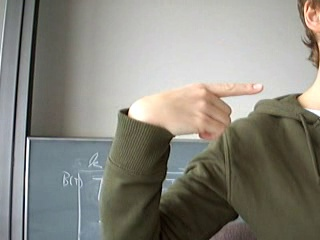
#> input picture Project/user_3/G4.jpg, 320 x 240 px
$ jupyter execute --allow-errors image_classifier.ipynb   (shell and % lines are left out)   (Python 2 division)
#> lines starting #> are read from the running program, lines starting #| are printed output that depends on the picture
# Sign Language Recognition and Translation

## NLP-BhaskarjyotiDas Class of 2018

### 01FB15ECS285 - Shreyas Miraj
### 01FB15ECS290 - Siddharth Ganesan

### Library imports

[cell 1]
from skimage import data, io, filters
from skimage.transform import rescale
from skimage.color import rgb2gray
from skimage.feature import hog
from skimage.transform import resize

import pickle
import numpy as np
import pandas as pd
import itertools

import glob
import random
import csv
from os import listdir
from os.path import isfile, join

from sklearn.ensemble import  RandomForestClassifier

from sklearn.preprocessing import LabelEncoder
from sklearn.svm import LinearSVC
from sklearn.naive_bayes import MultinomialNB,GaussianNB
from sklearn.linear_model import LogisticRegression
from sklearn.svm import SVC

import json
import time
import gzip

### Image Processing and classification

[cell 2]
#given a list of filenames return s a dictionary of images
# [5 lines left out: function getfiles, not called in this run]

#return hog of a particular image vector
def convertToGrayToHOG(imgVector):
    rgbImage = rgb2gray(imgVector)
    return hog(rgbImage)

#takes returns cropped image
def crop(img,x1,x2,y1,y2):
    crp=img[y1:y2,x1:x2]
    crp=resize(crp,((128,128)))#resize
    return crp

#save classifier
def dumpclassifier(filename,model):
    with open(filename, 'wb') as fid:
        pickle.dump(model, fid)

#load classifier
# [5 lines left out: function loadClassifier, not called in this run]

[cell 3]
"""
This function randomly generates bounding boxes
Return: hog vector of those cropped bounding boxes along with label
Label : 1 if hand ,0 otherwise
"""
# [33 lines left out: function buildhandnothand_lis, not called in this run]

[cell 4]
#returns imageset and bounding box for a list of users
def train_binary(train_list, data_directory):
    frame = pd.DataFrame()
    list_ = []
    for user in train_list:
        list_.append(pd.read_csv(data_directory+user+'/'+user+'_loc.csv',index_col=None,header=0))
    frame = pd.concat(list_)
    frame['side']=frame['bottom_right_x']-frame['top_left_x']
    frame['hand']=1

    imageset = getfiles(frame.image.unique())

    #returns actual images and dataframe
    return imageset,frame

[cell 5]
#loads data for binary classification (hand/not-hand)
def load_binary_data(user_list, data_directory):
    data1,df  =train_binary(user_list, data_directory) # data 1 - actual images , df is actual bounding box

    # third return, i.e., z is a list of hog vecs, labels
    z = buildhandnothand_lis(df,data1)
    return data1,df,z[0],z[1]

[cell 6]
#loads data for multiclass
# [15 lines left out: function get_data, not called in this run]

[cell 7]
#utility funtcion to compute area of overlap
# [17 lines left out: function overlapping_area, not called in this run]

[cell 8]
"""
Does hard negative mining and returns list of hog vectos , label list and no_of_false_positives after sliding
"""
# [27 lines left out: function do_hardNegativeMining, not called in this run]

[cell 9]
"""
Modifying to cache image values before hand so as to not redo that again and again

"""
# [19 lines left out: function cacheSteps, not called in this run]

[cell 10]
# [31 lines left out: function improve_Classifier_using_HNM, not called in this run]

[cell 11]
# Malisiewicz et al.
# [56 lines left out: function non_max_suppression_fast, not called in this run]

[cell 12]
# Returns the tuple with the highest prediction probability of hand
def image_pyramid_step(model, img, scale=1.0):
    max_confidence_seen = -1
    rescaled_img = rescale(img, scale)
    detected_box = []
    side = 128
    x_border = rescaled_img.shape[1]
    y_border = rescaled_img.shape[0]

    for x in range(0,x_border-side,32):
        for y in range(0,y_border-side,24):
            cropped_img = crop(rescaled_img,x,x+side,y,y+side)
            hogvector = convertToGrayToHOG(cropped_img)

            confidence = model.predict_proba([hogvector])

            if confidence[0][1] > max_confidence_seen:
                detected_box = [x, y, confidence[0][1], scale]
                max_confidence_seen = confidence[0][1]

    return detected_box

[cell 13]
"""
=================================================================================================================================
"""

class GestureRecognizer(object):
    """class to perform gesture recognition"""

    def __init__(self, data_director='./'):
        """
            data_directory : path like /home/sanket/mlproj/dataset/
            includes the dataset folder with '/'
            Initialize all your variables here
        """
        self.data_directory = data_director
        self.handDetector = None
        self.signDetector = None
        self.label_encoder = LabelEncoder().fit(['A', 'B', 'C', 'D', 'E', 'F', 'G', 'H', 'I', 'K', 'L', 'M', 'N',
       'O', 'P', 'Q', 'R', 'S', 'T', 'U', 'V', 'W', 'X', 'Y'])

    def train(self, train_list):
        """
            train_list : list of users to use for training
            eg ["user_1", "user_2", "user_3"]
            The train function should train all your classifiers
            both binary and multiclass on the given list of users
        """
        print "Train starts"
        # Load data for the binary (hand/not hand) classification task
        imageset, boundbox, hog_list, label_list = load_binary_data(train_list, self.data_directory)

        print "Imageset, boundbox, hog_list,label_list Loaded!"

        # Load data for the multiclass classification task
        X_mul,Y_mul = get_data(train_list, imageset, self.data_directory)

        print "Multiclass data loaded"


        Y_mul = self.label_encoder.fit_transform(Y_mul)

        if self.handDetector == None:
            # Build binary classifier for hand-nothand classification
            self.handDetector = improve_Classifier_using_HNM(hog_list, label_list, boundbox, imageset, threshold=40, max_iterations=35)

        print "handDetector trained "

        # Multiclass classification part to classify the various signs/hand gestures CHECK. TODO.

        if self.signDetector == None:
            svcmodel = SVC(kernel='linear', C=0.9, probability=True)
            self.signDetector = svcmodel.fit(X_mul, Y_mul)


        print "sign Detector trained "

        # dumpclassifier('handDetector.pkl', self.handDetector)

        # dumpclassifier('signDetector.pkl', self.signDetector)

        # dumpclassifier('label_encoder.pkl', self.label_encoder)


    def recognize_gesture(self, image):
        """
            image : a 320x240 pixel RGB image in the form of a numpy array

            This function should locate the hand and classify the gesture.
            returns : (position, label)

            position : a tuple of (x1,y1,x2,y2) coordinates of bounding box
                x1,y1 is top left corner, x2,y2 is bottom right

            label : a single character. eg 'A' or 'B'
        """
        # print "In recognize_gesture"
        scales = [   1.25,
                 1.015625,
                 0.78125,
                 0.546875,
                 1.5625,
                 1.328125,
                 1.09375,
                 0.859375,
                 0.625,
                 1.40625,
                 1.171875,
                 0.9375,
                 0.703125,
                 1.71875,
                 1.484375
            ]

        detectedBoxes = [] ## [x,y,conf,scale]
        for sc in scales:
            detectedBoxes.append(image_pyramid_step(self.handDetector,image,scale=sc))

        side = [0 for i in xrange(len(scales))]
        for i in xrange(len(scales)):
            side[i]= 128/scales[i]

        for i in xrange(len(detectedBoxes)):
            detectedBoxes[i][0]=detectedBoxes[i][0]/scales[i] #x
            detectedBoxes[i][1]=detectedBoxes[i][1]/scales[i] #y

        nms_lis = [] #[x1,x2,y1,y2]
        for i in xrange(len(detectedBoxes)):
            nms_lis.append([detectedBoxes[i][0],detectedBoxes[i][1],
                            detectedBoxes[i][0]+side[i],detectedBoxes[i][1]+side[i],detectedBoxes[i][2]])
        nms_lis = np.array(nms_lis)

        res = non_max_suppression_fast(nms_lis,0.4)

        output_det = res[0]
        x_top = output_det[0]
        y_top = output_det[1]
        side = output_det[2]-output_det[0]
        position = [x_top, y_top, x_top+side, y_top+side]

        croppedImage = crop(image, x_top, x_top+side, y_top, y_top+side)
        hogvec = convertToGrayToHOG(croppedImage)

        prediction = self.signDetector.predict_proba([hogvec])[0]

        zi = zip(self.signDetector.classes_, prediction)
        zi.sort(key = lambda x:x[1],reverse = True)

        # To return the top 5 predictions
        final_prediction = []
        for i in range(5):
            final_prediction.append(self.label_encoder.inverse_transform(zi[i][0]))
        # print position,final_prediction

        return position,final_prediction

    # [12 lines left out: function save_model, not called in this run]
        # We are using gzip to compress the file
        # If you feel compression is not needed, kindly take lite

    @staticmethod       # similar to static method in Java
    def load_model(**params):
        """
            Returns a saved instance of GestureRecognizer.

            load your trained GestureRecognizer from disk with provided params
            Read - http://stackoverflow.com/questions/36901/what-does-double-star-and-star-do-for-parameters
        """

        file_name = params['name']
        return pickle.load(gzip.open(file_name, 'rb'))

[cell 14]
# userlist represents the dataset being read
userlist=['user_3','user_4','user_5','user_6','user_7','user_9','user_10']

[cell 15]
#DO NOT RUN THIS IF THE MODEL IS SAVED ALREADY
#Training out the model

gs = GestureRecognizer('/home/thepilot/Documents/PES/CSE_VI/NLP/NaturalLanguageProcessing/Project/01FB15ECS285_01FB15ECS290/dataset/')
user_tr = userlist[:1]
user_te = userlist[-1:]
#> (the rest of this cell did not finish here and is left out)

#> (a cell that did not finish here is left out)

[cell 17]
test_image = io.imread('user_3/G4.jpg')
#> test_image is the input picture: shape (240, 320, 3); mean R, G, B 136, 134.5, 125.8
#> the loop in recognize_gesture, `for sc in scales:` made 1 pass
#> pass 1, in image_pyramid_step, `rescaled_img = rescale(img, scale)`:
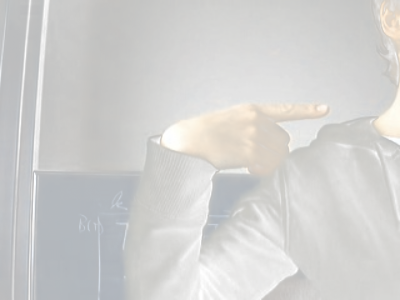
#> rescaled_img: shape (300, 400, 4) float64; mean R, G, B, A 0.533, 0.53, 0.515, 0.498; transparent parts drawn white
#> pass 1, in crop, `crp=img[y1:y2,x1:x2]`:
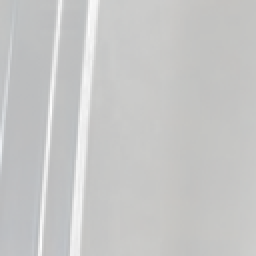
#> crp: shape (128, 128, 4) float64 (shown 2 times larger); mean R, G, B, A 0.465, 0.466, 0.46, 0.451; transparent parts drawn white
#> pass 1, in convertToGrayToHOG, `rgbImage = rgb2gray(imgVector)`:
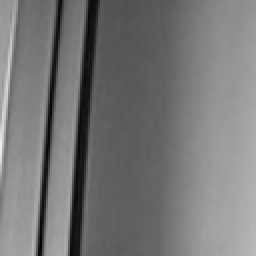
#> rgbImage: shape (128, 128) float64 (shown 2 times larger); min 0.0157, max 0.937, mean 0.466
#> after the loop in recognize_gesture, `for sc in scales:`: detectedBoxes = []

#> (a cell that did not finish here is left out)

#### Testing with image sequence PRETTY from user_3

[cell 19]
#feeding a sequence of images to the classifier that should say PRETTY
test_input_array = ['user_3/P3.jpg','user_3/R5.jpg','user_3/E5.jpg','user_3/T8.jpg','user_3/T0.jpg','user_3/Y7.jpg']
#> test_input_array = ['user_3/P3.jpg', 'user_3/R5.jpg', 'user_3/E5.jpg', 'user_3/T8.jpg', 'user_3/T0.jpg', 'user_3/Y7.jpg']


probable_output = []
#> (the rest of this cell did not finish here and is left out)

[cell 20]
probable_output

[cell 21]
#creates a list of corpus from all the possibilites of the above classified data.

list_output = list(itertools.product(*probable_output))
#> list_output = [()]
string_output = []
for x in list_output:
    string = ''.join(x)
    string_output.append(string.lower())
#> this loop made 1 pass
#> after the loop, string_output = ['']
string_output
#> Out = ['']

[cell 22]
#Saving the output to a file to be read later by the language model.

f = open("img_class_output.txt","w")

for string in string_output:
    f.write("%s\n" % string)
#> this loop made 1 pass

[cell 23]
len(string_output)
#> Out = 1
